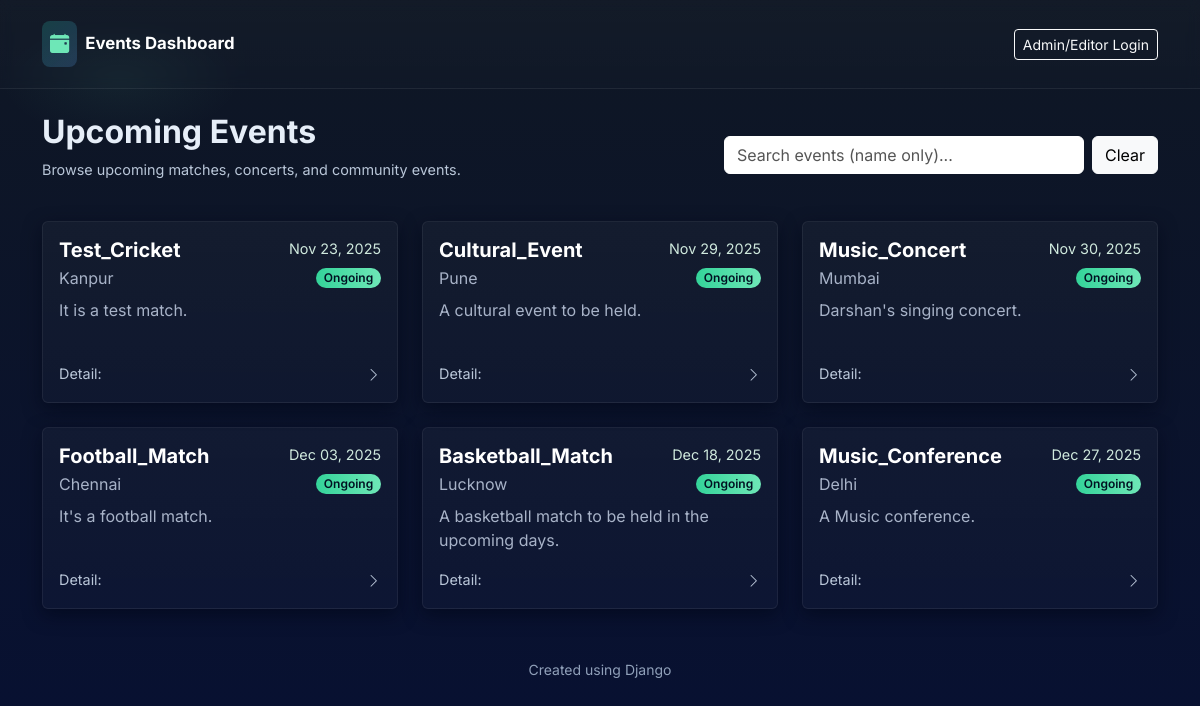
The page / on the database its author committed.
### events/models.py (models this page shows, shortened)
class Event(models.Model):
    name = models.CharField(max_length=200)
    description = models.TextField(blank=True)
    event_date = models.DateTimeField()
    location = models.CharField(max_length=200)

### events/views.py (the view)
# urls.py: path("", views.event_list, name="list"),
def event_list(request):
    now = timezone.now()
    events = Event.objects.filter(event_date__gte=now).order_by("event_date")
    return render(request, "events/list.html", {"events": events})

### templates/events/list.html (shortened to what this page needs)
{% extends "base.html" %}
{% block content %}
<div class="row mb-4 align-items-center">
    <div class="col-md-6">
        <h2 style="font-weight:700;">Upcoming Events</h2>
        <p class="small-muted">Browse upcoming matches, concerts, and community events.</p>
    </div>
    <div class="col-md-6 text-md-end search-col">
        <div class="d-flex justify-content-md-end gap-2">
            <input id="searchInput" class="form-control search-input" placeholder="Search events (name only)..."
                style="max-width:360px;">
            <button id="clearSearchBtn" class="btn btn-light">Clear</button>
        </div>
    </div>
</div>
<div class="row g-4">
    {% for e in events %}
    <div class="col-lg-4 col-md-6">
        <a class="list-link" href="{% url 'events:detail' e.pk %}">
            <div class="card card-glass p-3 h-100 card-list-item" data-name="{{ e.name|escape }}">
                <div class="d-flex justify-content-between align-items-start mb-2">
                    <div>
                        <h5 class="mb-1" style="font-weight:700; color:#ffffff;">{{ e.name }}</h5>
                        <div class="muted">{{ e.location }}</div>
                    </div>
                    <div class="text-end">
                        <div class="event-date">{{ e.event_date|date:"M d, Y" }}</div>
                        <span class="badge badge-accent rounded-pill mt-2">Ongoing</span>
                    </div>
                </div>
                <p class="muted mb-3" style="min-height:48px;">{{ e.description|truncatechars:120 }}</p>
                <div class="d-flex justify-content-between align-items-center mt-auto">
                    <small class="small-muted">Detail:</small>
                    <div>
                        <i class="bi bi-chevron-right small-muted"></i>
                    </div>
                </div>
            </div>
        </a>
    </div>
    {% endfor %}
</div>
{% endblock %}

### templates/base.html (shortened to what this page needs)
<!doctype html>
<html lang="en">
<head>
    <link href="https://cdn.jsdelivr.net/npm/bootstrap@5.3.2/dist/css/bootstrap.min.css" rel="stylesheet">
    <link href="https://cdn.jsdelivr.net/npm/bootstrap-icons@1.11.3/font/bootstrap-icons.css" rel="stylesheet">
</head>
<body>
    <nav class="navbar navbar-expand-lg navbar-dark navbar-glass py-3">
        <div class="container">
            <a class="navbar-brand d-flex align-items-center" href="/">
                <div class="me-2 p-2 rounded-3" style="background:linear-gradient(135deg,#2dd4bf33,#60a5fa33);">
                    <i class="bi bi-calendar-event-fill" style="font-size:1.2rem;color:var(--accent)"></i>
                </div>
                <div>
                    <div style="font-weight:700; font-size:1.05rem;">Events Dashboard</div>
                </div>
            </a>
            <div class="collapse navbar-collapse justify-content-end" id="navbarsExample">
                <ul class="navbar-nav mb-2 mb-lg-0 align-items-center">
                    <li class="nav-item">
                        <a class="btn btn-outline-light btn-sm" href="/admin/login/">Admin/Editor Login</a>
                    </li>
                </ul>
            </div>
        </div>
    </nav>
    <main class="py-4">
        <div class="container">
            {% block content %}{% endblock %}
            <footer class="mt-5 text-center">
                <small>Created using Django</small>
            </footer>
        </div>
    </main>
</body>
</html>

### templates/base.html (style rules this page uses)
:root { --bg-1: #0f1724; --bg-2: #071033; --card: rgba(255, 255, 255, 0.05); --glass-border: rgba(255, 255, 255, 0.06); --accent: #6ee7b7; }
body { font-family: 'Inter', system-ui, -apple-system, "Segoe UI", Roboto, "Helvetica Neue", Arial; background: radial-gradient(1200px 600px at 10% 10%, rgba(110, 231, 183, 0.06), transparent 10%), linear-gradient(180deg, var(--bg-1), var(--bg-2)); color: #e6eef8; min-height: 100vh; }
.navbar-glass { background: linear-gradient(180deg, rgba(255, 255, 255, 0.02), rgba(255, 255, 255, 0.01)); backdrop-filter: blur(6px); border-bottom: 1px solid var(--glass-border); }
.card-glass { background: linear-gradient(180deg, rgba(255, 255, 255, 0.03), rgba(255, 255, 255, 0.02)); border: 1px solid var(--glass-border); box-shadow: 0 6px 18px rgba(2, 6, 23, 0.6); transition: transform .18s ease, box-shadow .18s ease; }
.badge-accent { background: linear-gradient(90deg, #34d399, #6ee7b7); color: #012; font-weight: 600; }
.muted { color: #a8b3c8; }
.search-input { background: #ffffff !important; border: 1px solid #ffffff !important; color: #000000 !important; }
.search-input::placeholder { color: #555 !important; }
.small-muted { color: #b9c6d8; font-size: 0.9rem; }
footer { margin-top: 40px; color: #9fb0c8; opacity: 0.9; }
.event-date { font-size: 0.9rem; color: #cfe9dd; }
a.list-link { text-decoration: none; color: inherit; }

### rows shown on the page
Event: name "Test_Cricket", location "Kanpur", event_date "Nov 23, 2025", description "It is a test match."
Event: name "Cultural_Event", location "Pune", event_date "Nov 29, 2025", description "A cultural event to be held."
Event: name "Music_Concert", location "Mumbai", event_date "Nov 30, 2025", description "Darshan's singing concert."
Event: name "Football_Match", location "Chennai", event_date "Dec 03, 2025", description "It's a football match."
Event: name "Basketball_Match", location "Lucknow", event_date "Dec 18, 2025", description "A basketball match to be held in the upcoming days."
Event: name "Music_Conference", location "Delhi", event_date "Dec 27, 2025", description "A Music conference."
